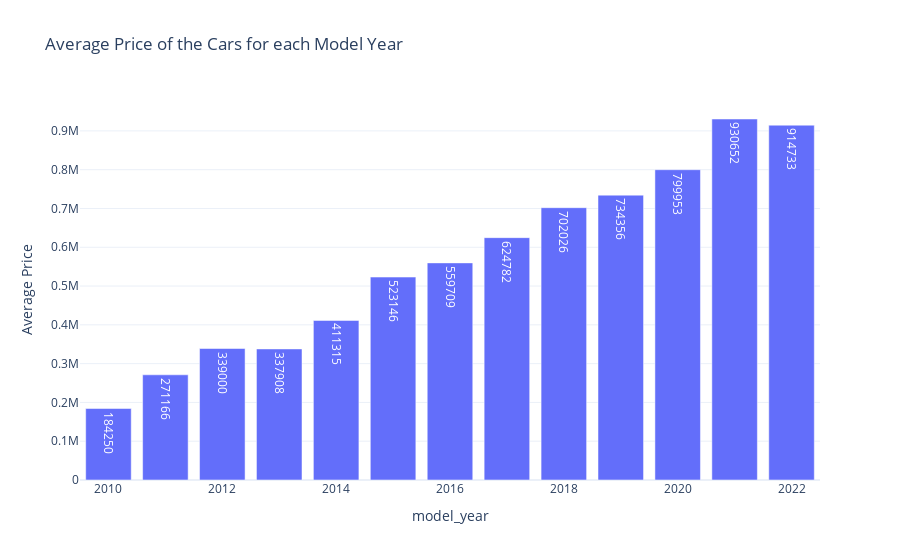

Notebook cell for this chart:
### Markdown cell above
## How does the price of cars vary with the year of manufacture?

### Code cell
# How does the price of cars vary with the year of manufacture? 
price_yr = df.groupby('model_year')['price'].mean().astype(int)
print((price_yr).sort_values(ascending=False))

# create a  figure of this.
fig = px.bar(df.groupby('model_year')['price'].mean().astype(int), 
             x=df.groupby('model_year')['price'].mean().astype(int).index,
             y=df.groupby('model_year')['price'].mean().astype(int).values,
             title='Average Price of the Cars for each Model Year',
             labels={'x':'model_year','y':'Average Price'},
             text=df.groupby('model_year')['price'].mean().astype(int).values,
             template='plotly_white')
fig.show()

# save this figure in this ipynb file
# fig.write_image('Average Price of the Cars for each Model Year.png')
from IPython.display import Image
Image(filename='Average Price of the Cars for each Model Year.png')

### Figure 1 — Plotly figure (JSON) as saved in the notebook; plotly's stock layout.template omitted (floating-point values rounded to 4 significant figures)
{"data": [{"alignmentgroup": "True", "hovertemplate": "model_year=%{x}<br>Average Price=%{y}<br>text=%{text}<extra></extra>", "legendgroup": "", "marker": {"color": "#636efa", "pattern": {"shape": ""}}, "name": "", "offsetgroup": "", "orientation": "v", "showlegend": false, "text": [184250, 271166, 339000, 337908, 411315, 523146, 559709, 624782, 702026, 734356, 799953, 930652, 914733], "textposition": "auto", "type": "bar", "x": [2010, 2011, 2012, 2013, 2014, 2015, 2016, 2017, 2018, 2019, 2020, 2021, 2022], "xaxis": "x", "y": [184250, 271166, 339000, 337908, 411315, 523146, 559709, 624782, 702026, 734356, 799953, 930652, 914733], "yaxis": "y"}], "layout": {"barmode": "relative", "legend": {"tracegroupgap": 0}, "title": {"text": "Average Price of the Cars for each Model Year"}, "xaxis": {"anchor": "y", "domain": [0, 1], "title": {"text": "model_year"}}, "yaxis": {"anchor": "x", "domain": [0, 1], "title": {"text": "Average Price"}}}}
